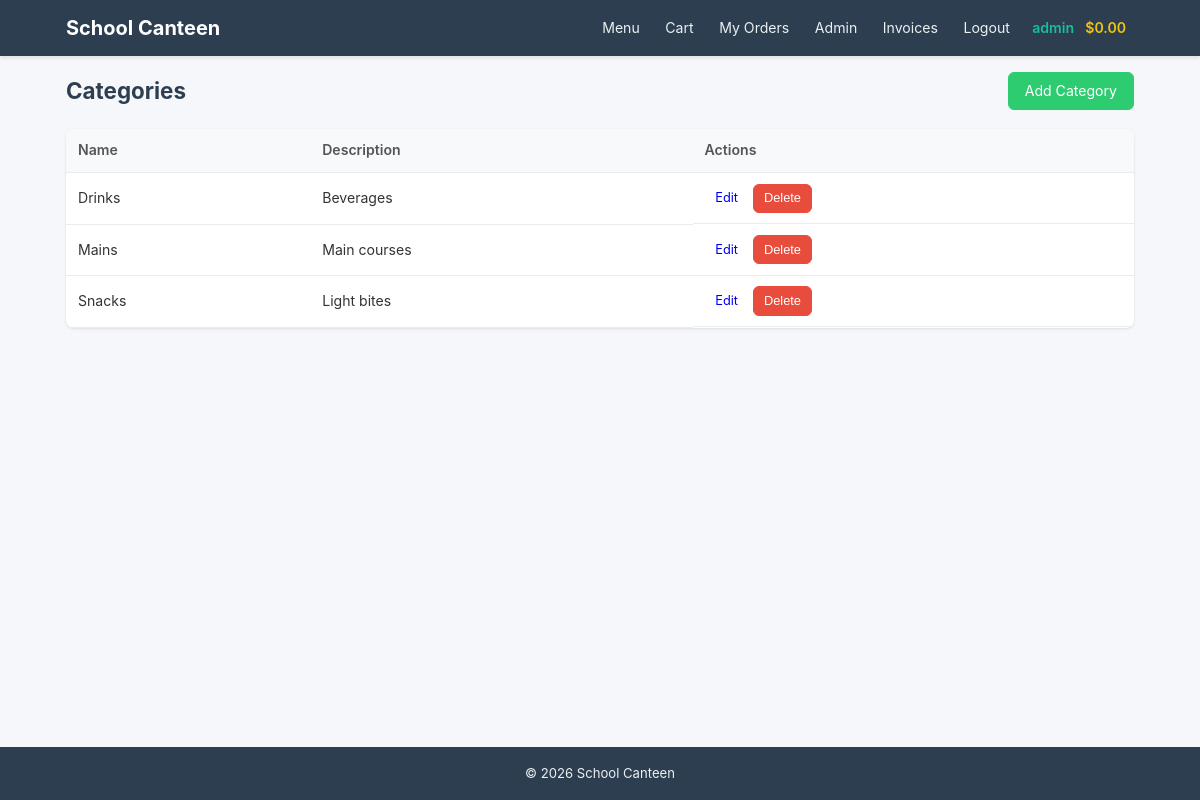
The app's page /admin/categories (signed in) with its own data.
### models.py (models this page shows, shortened)
class User(UserMixin, db.Model):
    __tablename__ = 'users'
    id = db.Column(db.Integer, primary_key=True)
    username = db.Column(db.String(64), unique=True, nullable=False, index=True)
    email = db.Column(db.String(120), unique=True, nullable=False, index=True)
    password_hash = db.Column(db.String(256), nullable=False)
    role = db.Column(db.String(20), nullable=False, default='student')
    student_id = db.Column(db.String(20), unique=True, nullable=True)
    balance = db.Column(db.Float, default=0.0)
    created_at = db.Column(db.DateTime, default=lambda: datetime.now(timezone.utc))
    orders = db.relationship('Order', backref='user', lazy='dynamic')
    favorites = db.relationship('Favorite', backref='user', lazy='dynamic',
                                cascade='all, delete-orphan')
    def is_admin(self):
        return self.role == 'admin'

class Category(db.Model):
    __tablename__ = 'categories'
    id = db.Column(db.Integer, primary_key=True)
    name = db.Column(db.String(64), unique=True, nullable=False)
    description = db.Column(db.String(256))
    items = db.relationship('MenuItem', backref='category', lazy='dynamic')

### routes/admin.py (the view)
@admin_bp.route('/categories')
@login_required
@admin_required
def manage_categories():
    categories = Category.query.order_by(Category.name).all()
    return render_template('admin/categories.html', categories=categories)

### routes/admin.py (called while the page is built)
def admin_required(f):
    from functools import wraps
    @wraps(f)
    def decorated_function(*args, **kwargs):
        if not current_user.is_authenticated or not current_user.is_admin():
            abort(403)
        return f(*args, **kwargs)
    return decorated_function

### templates/admin/categories.html (shortened to what this page needs)
{% extends "base.html" %}
{% block content %}
<div class="admin-header">
  <h1>Categories</h1>
  <a href="{{ url_for('admin.add_category') }}" class="btn btn-success">Add Category</a>
</div>
<table class="table">
  <thead><tr><th>Name</th><th>Description</th><th>Actions</th></tr></thead>
  <tbody>
    {% for cat in categories %}
      <tr>
        <td>{{ cat.name }}</td>
        <td>{{ cat.description or '' }}</td>
        <td class="actions">
          <a href="{{ url_for('admin.edit_category', cat_id=cat.id) }}" class="btn btn-sm">Edit</a>
          <form action="{{ url_for('admin.delete_category', cat_id=cat.id) }}" method="POST" style="display:inline">
            <button type="submit" class="btn btn-danger btn-sm" onclick="return confirm('Delete this category?')">Delete</button>
          </form>
        </td>
      </tr>
    {% endfor %}
  </tbody>
</table>
{% endblock %}

### templates/base.html (shortened to what this page needs)
<!DOCTYPE html>
<html lang="en">
<head>
  <link rel="stylesheet" href="{{ url_for('static', filename='style.css') }}">
</head>
<body>
  <nav class="navbar">
    <div class="nav-container">
      <a href="{{ url_for('menu.index') }}" class="nav-brand">School Canteen</a>
      <div class="nav-links">
        <a href="{{ url_for('menu.index') }}">Menu</a>
        {% if current_user.is_authenticated %}
          <a href="{{ url_for('orders.view_cart') }}">Cart</a>
          <a href="{{ url_for('orders.history') }}">My Orders</a>
          {% if current_user.is_admin() %}
            <a href="{{ url_for('admin.dashboard') }}">Admin</a>
            <a href="{{ url_for('admin.manage_invoices') }}">Invoices</a>
          {% endif %}
          <a href="{{ url_for('auth.logout') }}">Logout</a>
          <span class="nav-user">{{ current_user.username }}</span>
          <span class="nav-balance">${{ "%.2f"|format(current_user.balance) }}</span>
        {% else %}
          <a href="{{ url_for('auth.login') }}">Login</a>
          <a href="{{ url_for('auth.register') }}">Register</a>
        {% endif %}
      </div>
    </div>
  </nav>
  <main class="container">
    {% block content %}{% endblock %}
  </main>
  <footer class="footer">
    <div class="container">
      <p>&copy; {{ now().year }} School Canteen</p>
    </div>
  </footer>
</body>
</html>

### static/style.css (style rules this page uses)
* { margin: 0; padding: 0; box-sizing: border-box; }
body { font-family: -apple-system, BlinkMacSystemFont, 'Segoe UI', Roboto, Oxygen, Ubuntu, Cantarell, sans-serif; line-height: 1.6; color: #333; background: #f5f7fa; display: flex; flex-direction: column; min-height: 100vh; }
.container { max-width: 1100px; margin: 0 auto; padding: 0 1rem; width: 100%; }
.navbar { background: #2c3e50; color: #fff; box-shadow: 0 2px 4px rgba(0,0,0,0.1); position: sticky; top: 0; z-index: 100; }
.nav-container { max-width: 1100px; margin: 0 auto; padding: 0 1rem; display: flex; justify-content: space-between; align-items: center; height: 56px; position: relative; }
.nav-brand { font-size: 1.25rem; font-weight: 700; color: #fff; text-decoration: none; white-space: nowrap; }
.nav-links { display: flex; align-items: center; gap: 0.2rem; }
.nav-links a { color: #ecf0f1; text-decoration: none; padding: 0.4rem 0.7rem; font-size: 0.88rem; border-radius: 6px; transition: background 0.2s, color 0.2s; white-space: nowrap; }
.nav-user { color: #1abc9c; font-weight: 600; font-size: 0.88rem; padding: 0.4rem 0.5rem; white-space: nowrap; }
.nav-balance { color: #f1c40f; font-weight: 600; font-size: 0.88rem; padding: 0.4rem 0.5rem 0.4rem 0; white-space: nowrap; }
main { padding: 1.25rem 0; flex: 1; }
main h1 { font-size: 1.4rem; margin-bottom: 1rem; color: #2c3e50; }
.btn { display: inline-flex; align-items: center; justify-content: center; padding: 0.5rem 1rem; border: 1px solid transparent; border-radius: 6px; font-size: 0.88rem; cursor: pointer; text-decoration: none; transition: all 0.2s; line-height: 1.4; }
.btn-success { background: #2ecc71; color: #fff; border-color: #2ecc71; }
.btn-danger { background: #e74c3c; color: #fff; border-color: #e74c3c; }
.btn-sm { padding: 0.3rem 0.6rem; font-size: 0.8rem; }
.table { width: 100%; border-collapse: collapse; background: #fff; border-radius: 8px; overflow: hidden; box-shadow: 0 1px 3px rgba(0,0,0,0.1); margin-bottom: 1rem; }
.table th, .table td { padding: 0.65rem 0.75rem; text-align: left; border-bottom: 1px solid #e9ecef; font-size: 0.88rem; white-space: nowrap; }
.table th { background: #f8f9fa; font-weight: 600; color: #555; }
.admin-header { display: flex; justify-content: space-between; align-items: center; margin-bottom: 1.2rem; flex-wrap: wrap; gap: 0.8rem; }
.admin-header h1 { color: #2c3e50; margin-bottom: 0; }
.actions { display: flex; gap: 0.3rem; flex-wrap: wrap; }
.footer { background: #2c3e50; color: #ecf0f1; text-align: center; padding: 1rem 0; font-size: 0.82rem; margin-top: auto; }

### records on screen
User: username "admin", balance "0.00"
Category: name "Drinks", description "Beverages"
Category: name "Mains", description "Main courses"
Category: name "Snacks", description "Light bites"
